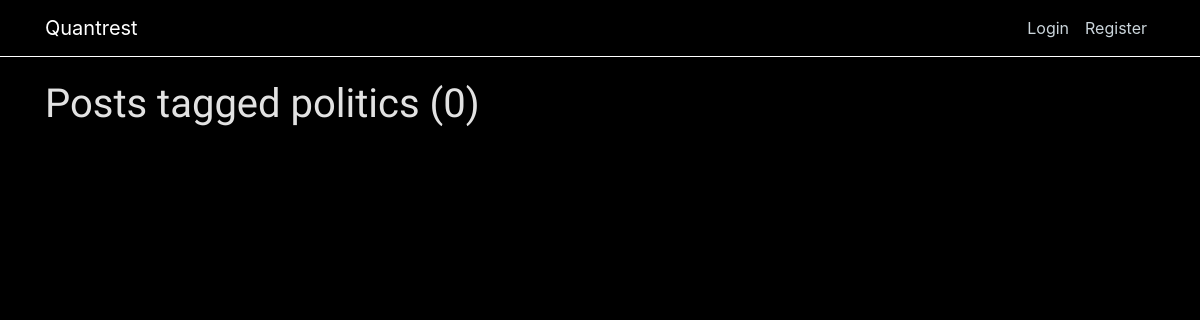
The app's page /tag/politics/, older data.
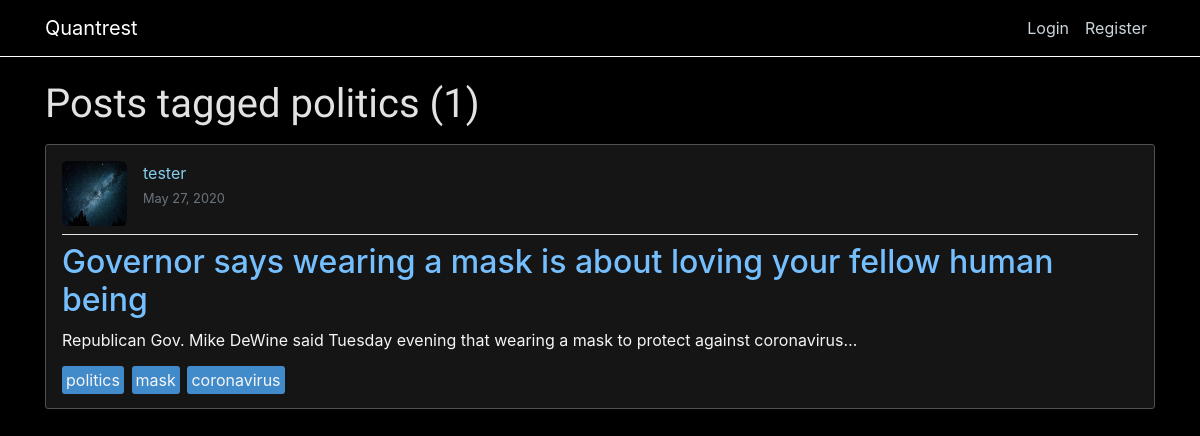
The same page, newer data.
### blog/models.py (models this page shows, shortened)
class Tag(models.Model):
    name = models.CharField(max_length=100)

class Post(models.Model):
    title = models.CharField(max_length=100)
    content = models.TextField()
    date_posted = models.DateTimeField(default=timezone.now)
    author = models.ForeignKey(User, on_delete=models.CASCADE)
    tags = models.ManyToManyField(Tag)
    likes = models.IntegerField(default=0)

### users/models.py (models this page shows, shortened)
class Profile(models.Model):
    user = models.OneToOneField(User, on_delete=models.CASCADE)
    image = models.ImageField(default='default.jpg', upload_to='profile_pics')

### blog/views.py (the view)
# urls.py: path('tag/<str:name>/', TagPostListView.as_view(), name="tag-posts"),
class TagPostListView(ListView):
    model = Post
    template_name = 'blog/tag_posts.html'
    context_object_name = 'posts'
    paginate_by = 5
    def get_queryset(self):
        tag_name = get_object_or_404(Tag, name=self.kwargs.get('name'))
        return Post.objects.filter(tags=tag_name).order_by('-date_posted')

### blog/templates/blog/tag_posts.html (shortened to what this page needs)
{% extends 'blog/base.html' %}
{% load static %}
{% block content %}
  <h1 class="mb-3">Posts tagged {{ view.kwargs.name }} ({{ page_obj.paginator.count }})</h1>
  {% for post in posts %}
    {% include 'blog/posts.html' %}
  {% endfor %}
{% endblock content %}

### blog/templates/blog/posts.html (shortened to what this page needs)
<article class="media content-section">
  <div class="media-body">
    <div class="article-metadata">
      <img class="article-img" src="{{ post.author.profile.image.url }}" />
      <div>
        <a class="mr-2" href="{% url 'user-posts' post.author.username %}">
          {{ post.author }}
        </a>
        <br />
        <small class="text-muted">{{ post.date_posted|date:'F d, Y' }}</small>
      </div>
    </div>
    <h2>
      <a class="article-title" href="{% url 'post-detail' post.id %}">{{ post.title }}</a>
    </h2>
    <p class="article-content">{{ post.content|truncatechars_html:100 }}</p>
    <div>
      {% for tag in post.tags.all %}
      <a href="{% url 'tag-posts' tag.name %}" class="article-tags">{{ tag.name }}</a>
      {% endfor %}
    </div>
  </div>
</article>

Row changes from the older to the newer data that the page shows:
added Post: author.profile.image (placeholder picture), author "tester", date_posted "May 27, 2020", title "Governor says wearing a mask is about loving your fellow human being", content "Republican Gov. Mike DeWine said Tuesday evening that wearing a mask to protect against coronavirus…", Tag (name "politics")
added Tag: name "mask"
added Tag: name "coronavirus"
Text that changed along with them:
{{ page_obj.paginator.count }}: "0" → "1"
